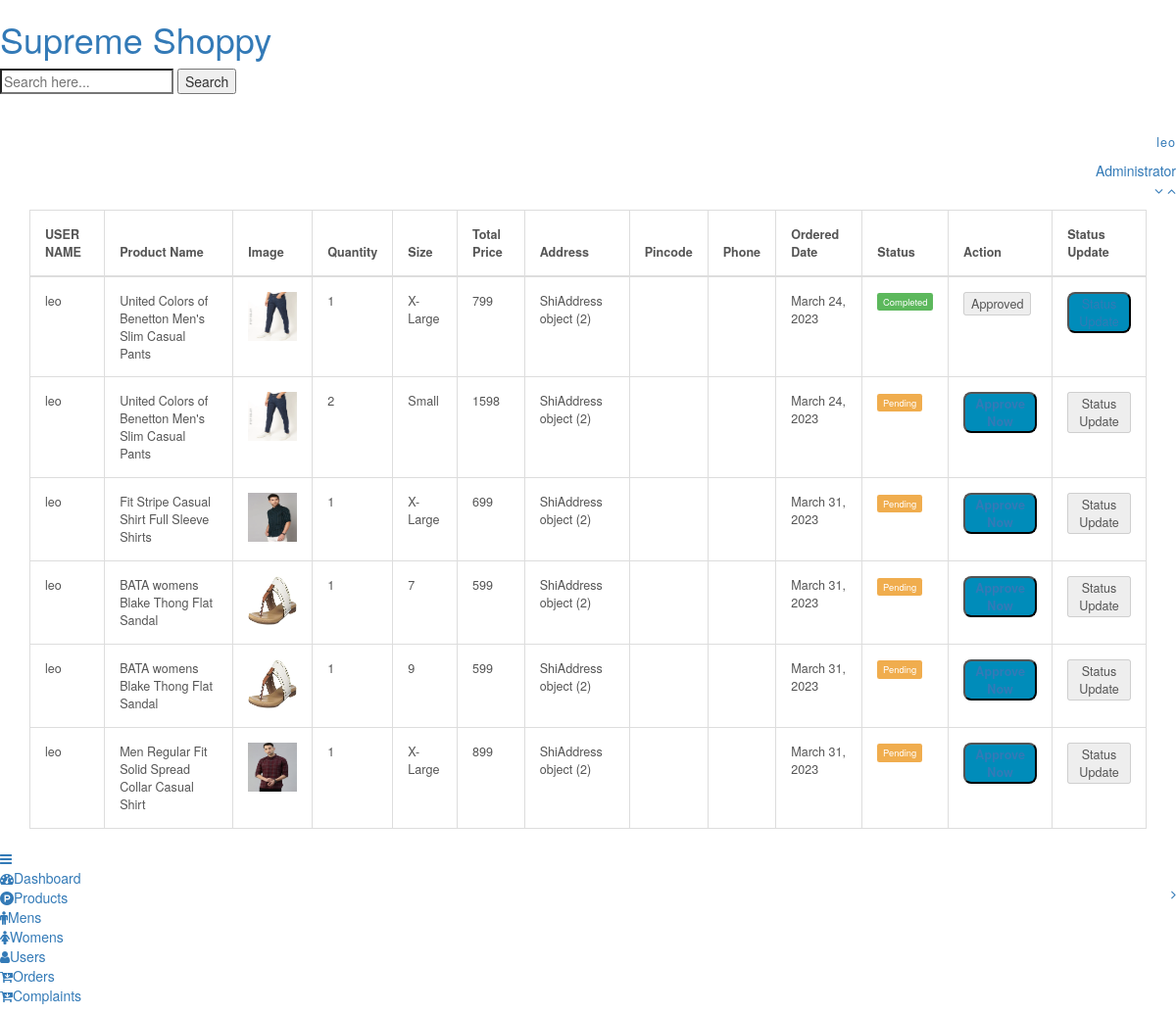
The app's page /ssorder (signed in) with its own data.
### ss/models.py (models this page shows, shortened)
class Order(models.Model):
    image=models.ImageField(upload_to="static/images/orders")
    product= models.CharField(max_length=200)
    user=models.ForeignKey(User, on_delete=models.CASCADE)
    payment=models.ForeignKey(Payment, on_delete=models.CASCADE,blank=True)
    orderid=models.CharField(max_length=50 , null=True,blank=True)
    quantity=models.CharField(max_length=5)
    price=models.IntegerField()
    total=models.IntegerField()
    address=models.CharField(max_length=300)
    date=models.DateField(default=datetime.datetime.today)
    size = models.CharField(max_length=12,blank=True)
    status=models.BooleanField(default=False)
    picked = models.BooleanField(default=False)
    otw = models.BooleanField(default=False)
    pickup = models.BooleanField(default=False)

### ss/views.py (the view)
# urls.py: path('ssorder', views.order),
@login_required(login_url='/')
def order(r):
    if r.user.is_superuser:
        filte= r.GET.get('query')
        if filte:
            order = Order.objects.filter(orderid=filte)
        else:
            order = Order.objects.all()
        return render(r, 'Admtemp/orders.html',{'order':order})
    else:
        return redirect(error)

### template/Admtemp/orders.html (shortened to what this page needs)
<!DOCTYPE HTML>
<html>
<head>
	{% load static %}
<link href="{% static 'css/bootstrap.css' %}" rel="stylesheet" type="text/css" media="all" />
<link rel="stylesheet" type="text/css" href="{% static 'css/jquery-ui.css' %}">
<link href="{% static 'css/style.css' %}" rel="stylesheet" type="text/css" media="all" />
<link href="{% static 'css/font-awesome.css' %}" rel="stylesheet">
<link href="{% static 'admin/css/bootstrap.css' %}" rel="stylesheet" type="text/css" media="all">
<link href="{% static 'admin/css/style.css' %}" rel="stylesheet" type="text/css" media="all"/>
<link href="{% static 'admin/css/font-awesome.css' %}" rel="stylesheet">
</head>
<body>
<div class="page-container">
   <div class="left-content">
	   <div class="mother-grid-inner">
				<div class="header-main">
					<div class="header-left">
							<div class="logo-name">
									 <a href="ssadmin"> <h1>Supreme Shoppy</h1>
								  </a>
							</div>
						<form method="get" action="/ssorder" >
					<input name="query"  type="search"  placeholder="Search here..." required/>
					<input type="submit" value="Search">
			</form>
					</div>
						 <div class="header-right">
							<div class="profile_details">
								<ul>
									<li class="dropdown profile_details_drop">
										<a href="#" class="dropdown-toggle" data-toggle="dropdown" aria-expanded="false">
											<div class="profile_img">
												<div class="user-name">
													<p>{{request.user}}</p>
													<span>Administrator</span>
												</div>
												<i class="fa fa-angle-down lnr"></i>
												<i class="fa fa-angle-up lnr"></i>
											</div>
										</a>
									</li>
								</ul>
							</div>
						</div>
				</div>
<div class="inner-block">
   <div class="boost-icons">
			<div class="container ">
				{% if order %}
				<table class="table tbale-sm table-bordered ">
					<thead>
					<th>USER NAME</th>
					<th>Product Name</th>
					<th>Image</th>
					<th>Quantity</th>
					<th>Size</th>
					<th>Total Price</th>
					<th>Address</th>
					<th>Pincode</th>
					<th>Phone</th>
					<th>Ordered Date</th>
					<th>Status</th>
					<th>Action</th>
					<th>Status Update</th>
					</thead>
					<tbody>
					{% for order in order%}
						<tr>
							<td>{{order.user}}</td>
							<td>{{order.product}}</td>
							<td><img src="{{order.image}}" width="50px" height="50px"></td>
							<td>{{order.quantity}}</td>
							<td>{{order.size}}</td>
							<td>{{order.total}}</td>
							<td>{{order.address}}</td>
							<td>{{order.pincode}}</td>
							<td>{{order.phone}}</td>
							<td>{{order.date}}</td>
							{% if order.status %}
								<td><small class="label label-success">Completed</small></td>
							{% else %}
								<td><small class="label label-warning">Pending</small></td>
							{% endif %}
							{% if order.status %}
							<td><button type="submit" disabled>Approved</button></td>
							<td><button data-toggle="modal" data-target="#exampleModal1" style="border-radius: 8px;background-color: #008CBA;" type="submit" ><a href="/orderstatus?order={{order.id}}"> Status Update</a></button></td>
							{% else %}
							<td><button  style="border-radius: 8px;background-color: #008CBA;" type="submit" ><strong><a href="/trackprovide?order={{order.id}}">Approve Now</a> </strong></button></td>
							<td><button type="submit" disabled>Status Update</button></td>
							{% endif %}
						</tr>
					{% endfor %}
</tbody>
				</table>
				{% else %}
				<h3 style="color:red"><b>No Product Ordered Using This ID</b></h3>
				{% endif %}
			</div>
     </div>
</div>
	</div>
</div>
    <div class="sidebar-menu">
		  	<div class="logo"> <a href="#" class="sidebar-icon"> <span class="fa fa-bars"></span> </a>  </div>
		    <div class="menu">
		      <ul id="menu" >
		        <li id="menu-home" ><a href="ssadmin"><i class="fa fa-tachometer"></i><span>Dashboard</span></a></li>
		        <li ><a href="#"><i class="fa fa-product-hunt"></i><span>Products</span><span class="fa fa-angle-right" style="float: right"></span></a>
		          <ul>
		            <li><a href="ssmen"><i class="fa fa-male"></i>Mens</a></li>
		            <li><a href="sswomen"><i class="fa fa-female"></i>Womens</a></li>
		          </ul>
		        </li>
				<li><a href="ssicons"><i class="fa fa-user"></i><span>Users</span></a></li>
		        <li><a href="ssorder"><i class="fa fa-cart-arrow-down"></i><span>Orders</span></a></li>
				  <li><a href="sscomplaint"><i class="fa fa-cart-arrow-down"></i><span>Complaints</span></a></li>
		      </ul>
		    </div>
	 </div>
</div>
</body>
</html>

### records on screen
Order: user "leo", product "United Colors of Benetton Men's Slim Casual Pants", image (picture), quantity "1", size "X-Large", total "799", address "ShiAddress object (2)", date "March 24, 2023", status "Completed"
Order: user "leo", product "United Colors of Benetton Men's Slim Casual Pants", image (picture), quantity "2", size "Small", total "1598", address "ShiAddress object (2)", date "March 24, 2023", status "Pending"
Order: user "leo", product "Fit Stripe Casual Shirt Full Sleeve Shirts", image (picture), quantity "1", size "X-Large", total "699", address "ShiAddress object (2)", date "March 31, 2023", status "Pending"
Order: user "leo", product "BATA womens Blake Thong Flat Sandal", image (picture), quantity "1", size "7", total "599", address "ShiAddress object (2)", date "March 31, 2023", status "Pending"
Order: user "leo", product "BATA womens Blake Thong Flat Sandal", image (picture), quantity "1", size "9", total "599", address "ShiAddress object (2)", date "March 31, 2023", status "Pending"
Order: user "leo", product "Men Regular Fit Solid Spread Collar Casual Shirt", image (picture), quantity "1", size "X-Large", total "899", address "ShiAddress object (2)", date "March 31, 2023", status "Pending"

### other values on screen
{{ request.user }} "leo"
